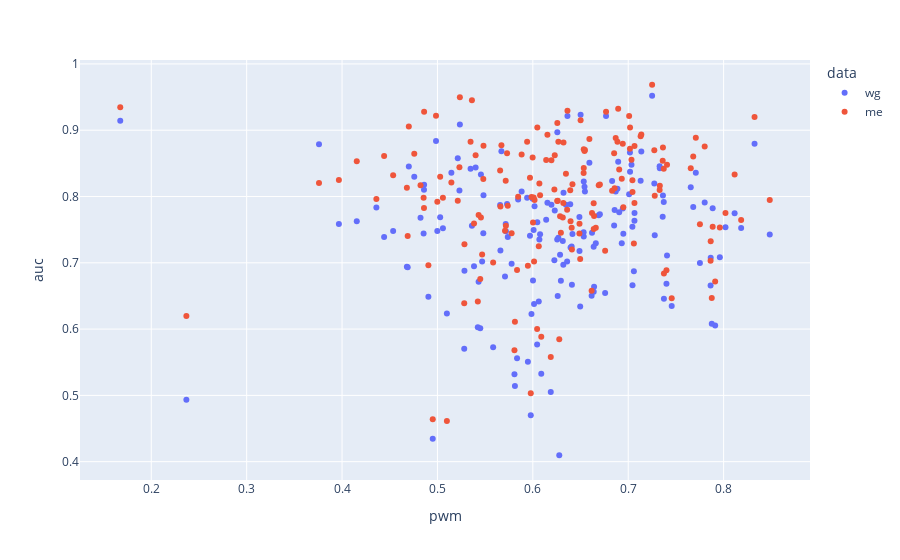

Notebook cell for this chart:
### Code cell
invData=pd.DataFrame([pwmmm,wgbsss,meee]).transpose()
invData.columns=['pwm','wg','me']
invData['TF']=invData.index
invData2=pd.melt(invData,id_vars=['TF','pwm'])
invData2.columns=['TF','pwm','data','auc']

fig = px.scatter(invData2, x="pwm", y="auc",
    color="data",
    hover_name="TF")#, log_x=True, size_max=60)
fig.show()

### Figure 1 — Plotly figure (JSON) as saved in the notebook; plotly's stock layout.template omitted (floating-point values rounded to 4 significant figures; data arrays with more than 128 entries replaced by an {"elided": "..."} marker saying what was removed)
{"data": [{"hoverlabel": {"namelength": 0}, "hovertemplate": "<b>%{hovertext}</b><br><br>data=wg<br>pwm=%{x}<br>auc=%{y}", "hovertext": {"elided": "164 str values"}, "legendgroup": "wg", "marker": {"color": "#636efa", "symbol": "circle"}, "mode": "markers", "name": "wg", "showlegend": true, "type": "scatter", "x": {"elided": "164 float values"}, "xaxis": "x", "y": {"elided": "164 float values"}, "yaxis": "y"}, {"hoverlabel": {"namelength": 0}, "hovertemplate": "<b>%{hovertext}</b><br><br>data=me<br>pwm=%{x}<br>auc=%{y}", "hovertext": {"elided": "164 str values"}, "legendgroup": "me", "marker": {"color": "#EF553B", "symbol": "circle"}, "mode": "markers", "name": "me", "showlegend": true, "type": "scatter", "x": {"elided": "164 float values"}, "xaxis": "x", "y": {"elided": "164 float values"}, "yaxis": "y"}], "layout": {"legend": {"title": {"text": "data"}, "tracegroupgap": 0}, "margin": {"t": 60}, "xaxis": {"anchor": "y", "domain": [0, 1], "title": {"text": "pwm"}}, "yaxis": {"anchor": "x", "domain": [0, 1], "title": {"text": "auc"}}}}
